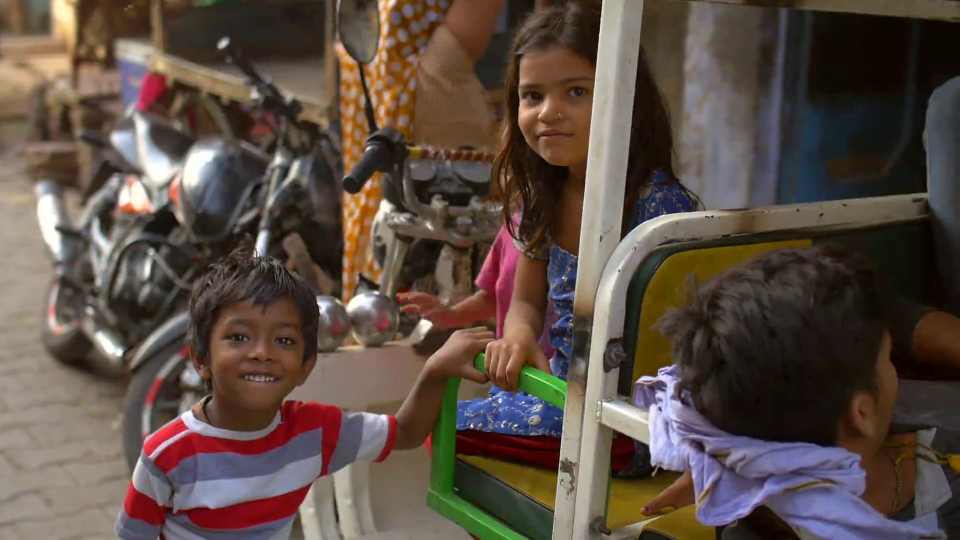
#> input picture frame 15 of arquivos/video.mp4, 1920 x 1080 px, given in place of video2.mp4, which was not available (shown at 1/2 size)
$ python FaceDetect_A1.py
#> lines starting #> are read from the running program, lines starting #| are printed output that depends on the picture; after the words box and inside, x2 and y2 are one past the last pixel; in counts of white or black regions, pixels touching at a corner belong together; pictures that were not available may be replaced by others from this repository, and a replacement may not be noted
import numpy as np
import cv2
from matplotlib import pyplot as plt
plt.rcParams['figure.figsize'] = (224, 224)

face_cascade = cv2.CascadeClassifier('modelo/haarcascade_frontalface_default.xml')
cap = cv2.VideoCapture('arquivos/video2.mp4')

# Define the codec and create VideoWriter object
fourcc = cv2.VideoWriter_fourcc(*'MPEG')
out = cv2.VideoWriter('output_face.avi',fourcc, 25.0, (1920,1080))

while(cap.isOpened()):
    ret, frame = cap.read()
#> frame is the input picture: shape (1080, 1920, 3); mean B, G, R 68.4, 77.3, 91.7
    if ret==True:
       # frame = cv2.blur(frame, ( 100, 100))#cv2.flip(frame,0)
        img = frame
        gray = cv2.cvtColor(img, cv2.COLOR_BGR2GRAY)
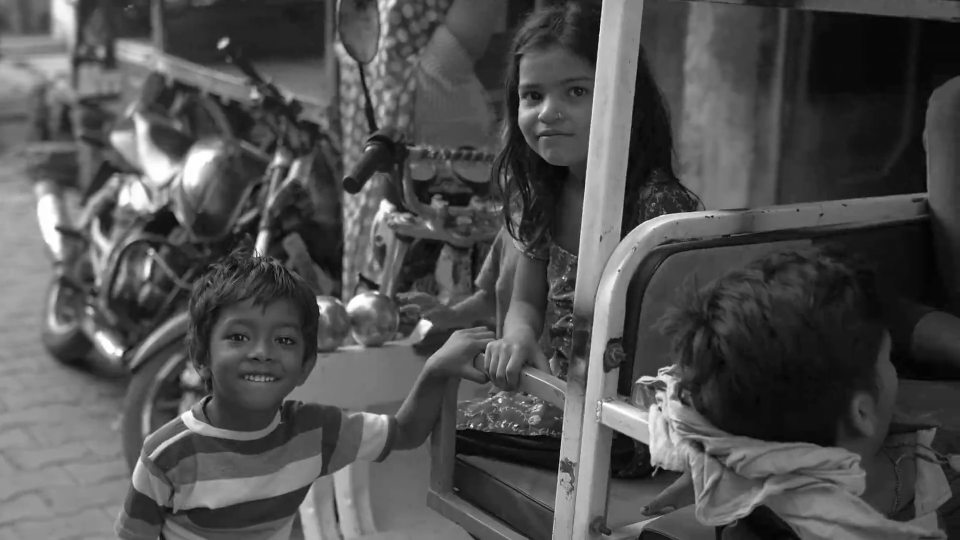
#> gray: shape (1080, 1920) (shown at 1/2 size); min 0, max 255, mean 80.6
        # write the flipped frame

        #here we go
        faces = face_cascade.detectMultiScale(
        gray,
        scaleFactor=1.1,
        minNeighbors=5,
        minSize=(30, 30),
        )
#> faces = [[719, 129, 56, 56], [667, 142, 64, 64], [993, 104, 220, 220], [411, 591, 217, 217]]
        for (x,y,w,h) in faces:
            img = cv2.rectangle(img,(x,y),(x+w,y+h),(255,0,0),2)
            roi_gray = gray[y:y+h, x:x+w]
            roi_color = img[y:y+h, x:x+w]
#> this loop made 4 passes
#> pass 1, `roi_gray = gray[y:y+h, x:x+w]`:
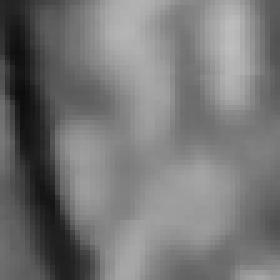
#> roi_gray: shape (56, 56) (shown 5 times larger); min 12, max 189, mean 117.9
#> pass 1, `roi_color = img[y:y+h, x:x+w]`:
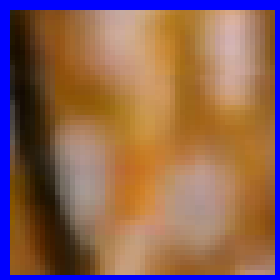
#> roi_color: shape (56, 56, 3) (shown 5 times larger); mean B, G, R 86.4, 99.4, 139.5
#> pass 2, `img = cv2.rectangle(img,(x,y),(x+w,y+h),(255,0,0),2)`:
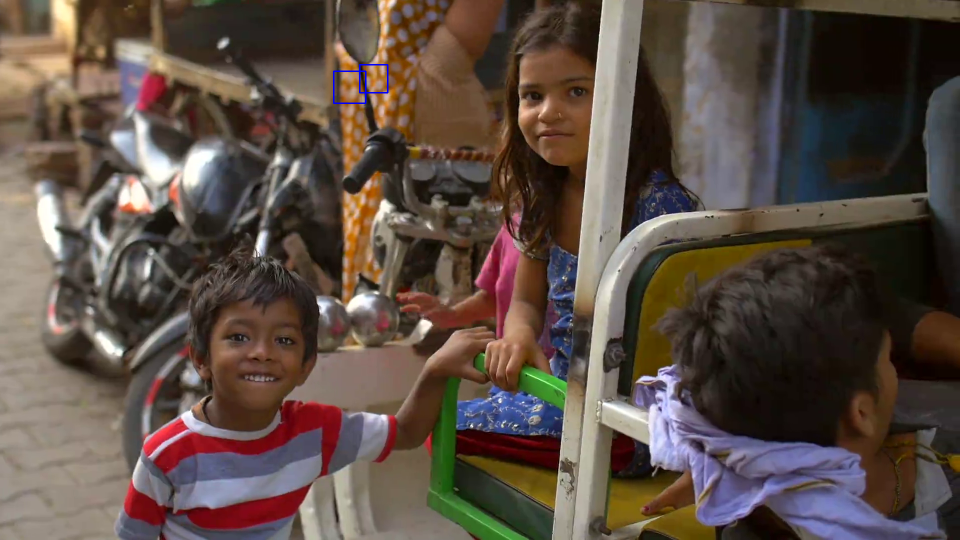
#> img: shape (1080, 1920, 3) (shown at 1/2 size); mean B, G, R 68.5, 77.3, 91.6
#> after the loop:
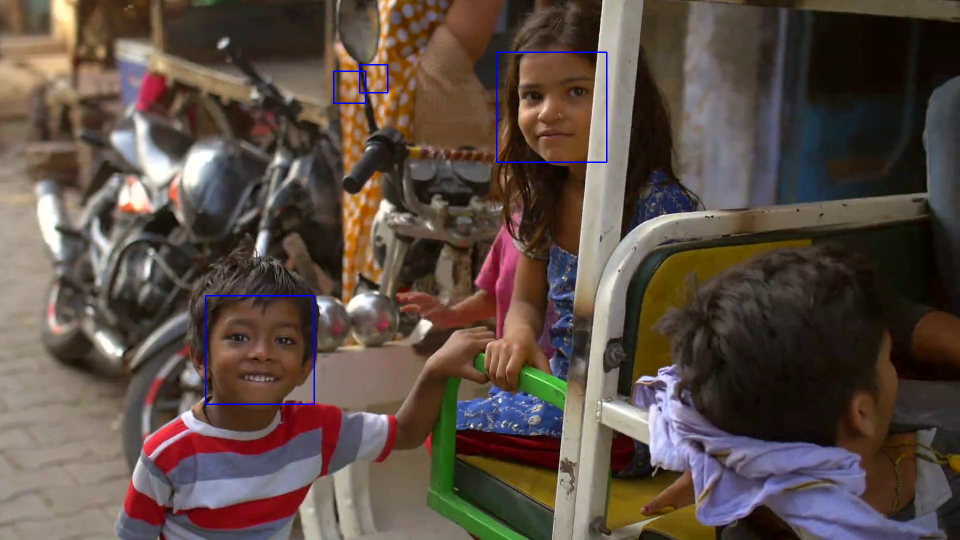
#> img: shape (1080, 1920, 3) (shown at 1/2 size); 0.25% of pixels changed, all inside (x1, y1, x2, y2) = (410, 103, 1215, 810)
        #here we stop

        out.write(img)

        cv2.imshow('frame',img)
        if cv2.waitKey(1) & 0xFF == ord('q'):
#> (key q is pressed here)
            break
    else:
        break

# Release everything if job is finished
cap.release()
out.release()
cv2.destroyAllWindows()

$ run again, starting later in the video
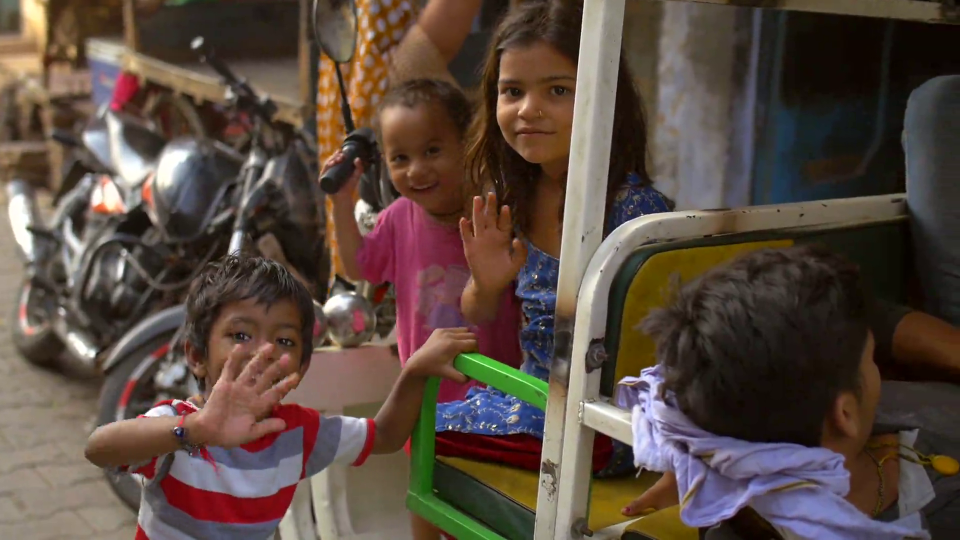
#> input picture frame 69 of arquivos/video.mp4, 1920 x 1080 px, given in place of video2.mp4, which was not available (shown at 1/2 size)
#> frame is the input picture: shape (1080, 1920, 3); mean B, G, R 64.5, 73.7, 89.4
#> faces = [[599, 281, 75, 75], [954, 96, 224, 224]]
#> the loop `for (x,y,w,h) in faces:` made 2 passes
#> pass 1, `roi_color = img[y:y+h, x:x+w]`:
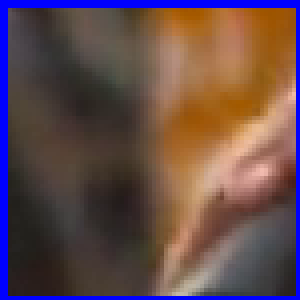
#> roi_color: shape (75, 75, 3) (shown 4 times larger); mean B, G, R 76.7, 75.1, 99.5
#> pass 2, `img = cv2.rectangle(img,(x,y),(x+w,y+h),(255,0,0),2)`:
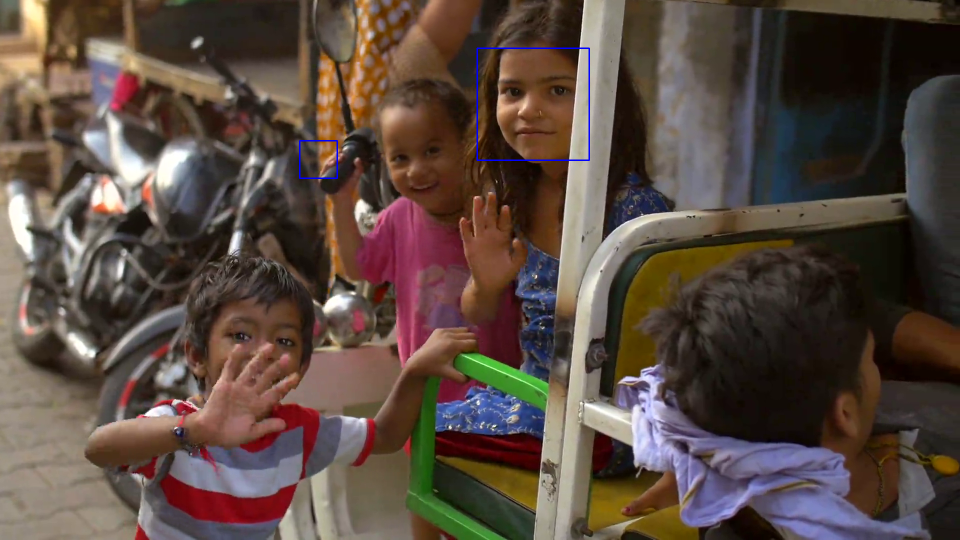
#> img: shape (1080, 1920, 3) (shown at 1/2 size); mean B, G, R 64.9, 73.6, 89.2

$ run again, starting later in the video
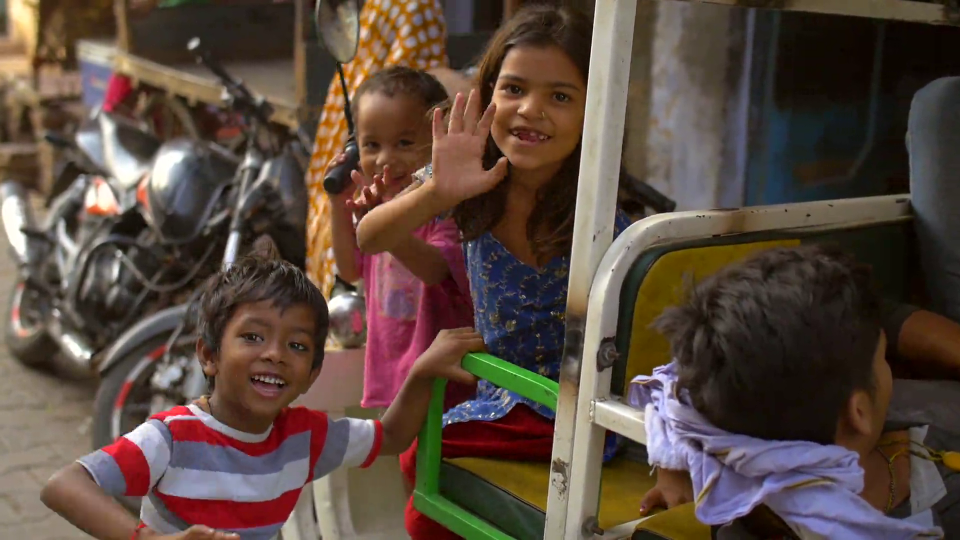
#> input picture frame 124 of arquivos/video.mp4, 1920 x 1080 px, given in place of video2.mp4, which was not available (shown at 1/2 size)
#> frame is the input picture: shape (1080, 1920, 3); mean B, G, R 63.3, 73, 89.9
#> faces = [[631, 222, 81, 81], [617, 249, 86, 86], [99, 474, 94, 94], [433, 600, 209, 209], [947, 93, 236, 236]]
#> the loop `for (x,y,w,h) in faces:` made 5 passes
#> pass 1, `roi_color = img[y:y+h, x:x+w]`:
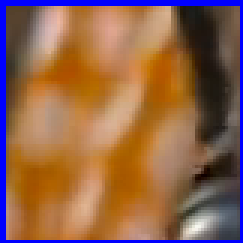
#> roi_color: shape (81, 81, 3) (shown 3 times larger); mean B, G, R 76.4, 99.6, 142.5
#> after the loop `for (x,y,w,h) in faces:`:
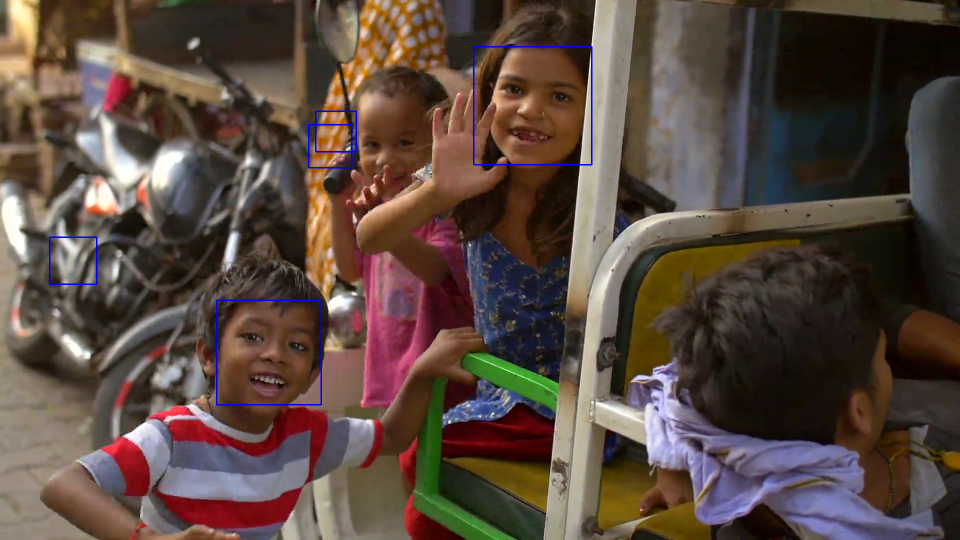
#> img: shape (1080, 1920, 3) (shown at 1/2 size); mean B, G, R 64, 72.6, 89.5
